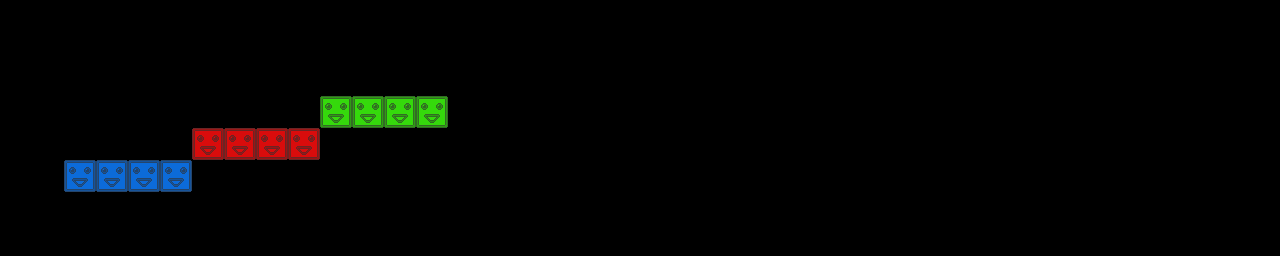

The image is a tile-based game level rendered from a .tmx file. Its description and source (layers, tilesets, objects; grid data summarised) follow:
An orthogonal 40x8 tile map with 32x32 px tiles, 3 tile layers (red, green, blue).

<map version="1.0" orientation="orthogonal" renderorder="right-down" width="40" height="8" tilewidth="32" tileheight="32" nextobjectid="1">
 <tileset firstgid="1" name="blocks" tilewidth="32" tileheight="32">
  <image source="blocks.png" width="96" height="32" />
 </tileset>
 <layer name="red" width="40" height="8">
  <data>[320 cells, 4 non-empty, 1 distinct tile ids]</data>
 </layer>
 <layer name="green" width="40" height="8">
  <data>[320 cells, 4 non-empty, 1 distinct tile ids]</data>
 </layer>
 <layer name="blue" width="40" height="8">
  <data>[320 cells, 4 non-empty, 1 distinct tile ids]</data>
 </layer>
</map>
